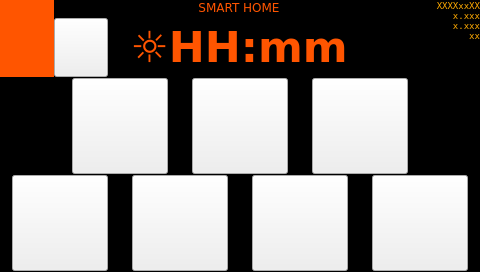
<?xml version="1.0" encoding="UTF-8"?>
<ui version="4.0">
 <class>page010</class>
 <widget class="QWidget" name="page010">
  <property name="geometry">
   <rect>
    <x>0</x>
    <y>0</y>
    <width>480</width>
    <height>272</height>
   </rect>
  </property>
  <property name="sizePolicy">
   <sizepolicy hsizetype="MinimumExpanding" vsizetype="MinimumExpanding">
    <horstretch>0</horstretch>
    <verstretch>0</verstretch>
   </sizepolicy>
  </property>
  <property name="minimumSize">
   <size>
    <width>272</width>
    <height>272</height>
   </size>
  </property>
  <property name="maximumSize">
   <size>
    <width>1280</width>
    <height>1280</height>
   </size>
  </property>
  <property name="windowTitle">
   <string notr="true">page010</string>
  </property>
  <property name="styleSheet">
   <string notr="true">QWidget#page010
{
background-color: rgb(0, 0, 0);
}</string>
  </property>
  <layout class="QVBoxLayout" name="verticalLayout_page">
   <property name="spacing">
    <number>0</number>
   </property>
   <property name="margin">
    <number>0</number>
   </property>
   <item>
    <layout class="QGridLayout" name="gridLayout_header">
     <property name="spacing">
      <number>0</number>
     </property>
     <item row="0" column="0" rowspan="3">
      <widget class="HeaderLeds" name="header_leds" native="true">
       <property name="sizePolicy">
        <sizepolicy hsizetype="MinimumExpanding" vsizetype="MinimumExpanding">
         <horstretch>0</horstretch>
         <verstretch>0</verstretch>
        </sizepolicy>
       </property>
       <property name="minimumSize">
        <size>
         <width>54</width>
         <height>72</height>
        </size>
       </property>
       <property name="styleSheet">
        <string notr="true">background-color: rgb(255, 85, 0);</string>
       </property>
      </widget>
     </item>
     <item row="1" column="4">
      <widget class="QPushButton" name="pushButton_time">
       <property name="sizePolicy">
        <sizepolicy hsizetype="MinimumExpanding" vsizetype="MinimumExpanding">
         <horstretch>0</horstretch>
         <verstretch>0</verstretch>
        </sizepolicy>
       </property>
       <property name="minimumSize">
        <size>
         <width>0</width>
         <height>54</height>
        </size>
       </property>
       <property name="font">
        <font>
         <family>DejaVu Sans</family>
         <pointsize>32</pointsize>
         <weight>75</weight>
         <bold>true</bold>
        </font>
       </property>
       <property name="focusPolicy">
        <enum>Qt::NoFocus</enum>
       </property>
       <property name="styleSheet">
        <string notr="true">background-color: rgb(0, 0, 0);
color: rgb(255, 85, 0);</string>
       </property>
       <property name="text">
        <string>☼HH:mm</string>
       </property>
       <property name="default">
        <bool>false</bool>
       </property>
       <property name="flat">
        <bool>true</bool>
       </property>
      </widget>
     </item>
     <item row="0" column="1" colspan="7">
      <widget class="QLabel" name="label_title">
       <property name="sizePolicy">
        <sizepolicy hsizetype="MinimumExpanding" vsizetype="MinimumExpanding">
         <horstretch>0</horstretch>
         <verstretch>0</verstretch>
        </sizepolicy>
       </property>
       <property name="minimumSize">
        <size>
         <width>0</width>
         <height>18</height>
        </size>
       </property>
       <property name="font">
        <font>
         <family>DejaVu Sans</family>
        </font>
       </property>
       <property name="styleSheet">
        <string notr="true">color: rgb(255, 85, 0);</string>
       </property>
       <property name="text">
        <string>SMART HOME</string>
       </property>
       <property name="alignment">
        <set>Qt::AlignHCenter|Qt::AlignTop</set>
       </property>
      </widget>
     </item>
     <item row="0" column="8" rowspan="3">
      <widget class="QLabel" name="label_versions">
       <property name="sizePolicy">
        <sizepolicy hsizetype="MinimumExpanding" vsizetype="MinimumExpanding">
         <horstretch>0</horstretch>
         <verstretch>0</verstretch>
        </sizepolicy>
       </property>
       <property name="minimumSize">
        <size>
         <width>56</width>
         <height>72</height>
        </size>
       </property>
       <property name="font">
        <font>
         <family>DejaVu Sans Mono</family>
         <pointsize>7</pointsize>
         <weight>50</weight>
         <italic>false</italic>
         <bold>false</bold>
        </font>
       </property>
       <property name="styleSheet">
        <string notr="true">color: rgb(255, 170, 0);
font: 7pt &quot;DejaVu Sans Mono&quot;;</string>
       </property>
       <property name="text">
        <string>XXXXxxXX
x.xxx
x.xxx
xx</string>
       </property>
       <property name="alignment">
        <set>Qt::AlignRight|Qt::AlignTop|Qt::AlignTrailing</set>
       </property>
      </widget>
     </item>
     <item row="1" column="5">
      <spacer name="horizontalSpacer_6">
       <property name="orientation">
        <enum>Qt::Horizontal</enum>
       </property>
       <property name="sizeType">
        <enum>QSizePolicy::MinimumExpanding</enum>
       </property>
       <property name="sizeHint" stdset="0">
        <size>
         <width>0</width>
         <height>20</height>
        </size>
       </property>
      </spacer>
     </item>
     <item row="1" column="3">
      <spacer name="horizontalSpacer">
       <property name="orientation">
        <enum>Qt::Horizontal</enum>
       </property>
       <property name="sizeType">
        <enum>QSizePolicy::MinimumExpanding</enum>
       </property>
       <property name="sizeHint" stdset="0">
        <size>
         <width>0</width>
         <height>20</height>
        </size>
       </property>
      </spacer>
     </item>
     <item row="1" column="6">
      <widget class="QPushButton" name="pushButton_home">
       <property name="sizePolicy">
        <sizepolicy hsizetype="MinimumExpanding" vsizetype="MinimumExpanding">
         <horstretch>0</horstretch>
         <verstretch>0</verstretch>
        </sizepolicy>
       </property>
       <property name="minimumSize">
        <size>
         <width>54</width>
         <height>54</height>
        </size>
       </property>
       <property name="maximumSize">
        <size>
         <width>54</width>
         <height>16777215</height>
        </size>
       </property>
       <property name="font">
        <font>
         <family>DejaVu Sans</family>
         <pointsize>8</pointsize>
        </font>
       </property>
       <property name="focusPolicy">
        <enum>Qt::NoFocus</enum>
       </property>
       <property name="text">
        <string/>
       </property>
       <property name="icon">
        <iconset resource="resources.qrc">
         <normaloff>:/icons/icons/Home.png</normaloff>:/icons/icons/Home.png</iconset>
       </property>
       <property name="iconSize">
        <size>
         <width>54</width>
         <height>54</height>
        </size>
       </property>
       <property name="flat">
        <bool>true</bool>
       </property>
      </widget>
     </item>
     <item row="1" column="2">
      <widget class="ATCMbutton" name="atcmButton_mute">
       <property name="sizePolicy">
        <sizepolicy hsizetype="MinimumExpanding" vsizetype="MinimumExpanding">
         <horstretch>0</horstretch>
         <verstretch>0</verstretch>
        </sizepolicy>
       </property>
       <property name="minimumSize">
        <size>
         <width>54</width>
         <height>54</height>
        </size>
       </property>
       <property name="font">
        <font>
         <family>DejaVu Sans</family>
        </font>
       </property>
       <property name="iconSize">
        <size>
         <width>54</width>
         <height>54</height>
        </size>
       </property>
       <property name="checkable">
        <bool>true</bool>
       </property>
       <property name="checked">
        <bool>false</bool>
       </property>
       <property name="toolTip">
        <string>PLC_mute_BlackoutDetected</string>
       </property>
       <property name="whatsThis">
        <string>ATCMbutton widget</string>
       </property>
       <property name="pageName">
        <string notr="true"/>
       </property>
       <property name="passwordVar">
        <string/>
       </property>
       <property name="statusvar">
        <string>PLC_mute_BlackoutDetected</string>
       </property>
       <property name="viewStatus">
        <bool>false</bool>
       </property>
       <property name="visibilityVar">
        <string/>
       </property>
       <property name="bgColor">
        <color alpha="0">
         <red>230</red>
         <green>230</green>
         <blue>230</blue>
        </color>
       </property>
       <property name="text">
        <string/>
       </property>
       <property name="pressText">
        <string/>
       </property>
       <property name="icon">
        <iconset resource="resources.qrc">
         <normaloff>:/icons/icons/MuteDark.png</normaloff>:/icons/icons/MuteDark.png</iconset>
       </property>
       <property name="pressIcon">
        <iconset resource="resources.qrc">
         <normaloff>:/icons/icons/Mute.png</normaloff>:/icons/icons/Mute.png</iconset>
       </property>
       <property name="borderWidth">
        <number>0</number>
       </property>
       <property name="borderRadius">
        <number>0</number>
       </property>
      </widget>
     </item>
    </layout>
   </item>
   <item>
    <spacer name="verticalSpacer_top">
     <property name="orientation">
      <enum>Qt::Vertical</enum>
     </property>
     <property name="sizeType">
      <enum>QSizePolicy::MinimumExpanding</enum>
     </property>
     <property name="sizeHint" stdset="0">
      <size>
       <width>20</width>
       <height>0</height>
      </size>
     </property>
    </spacer>
   </item>
   <item>
    <layout class="QHBoxLayout" name="horizontalLayout_first_row">
     <property name="spacing">
      <number>24</number>
     </property>
     <item>
      <spacer name="horizontalSpacer_2">
       <property name="orientation">
        <enum>Qt::Horizontal</enum>
       </property>
       <property name="sizeHint" stdset="0">
        <size>
         <width>40</width>
         <height>20</height>
        </size>
       </property>
      </spacer>
     </item>
     <item>
      <widget class="ATCMbutton" name="atcmButton_Tn_thermo">
       <property name="sizePolicy">
        <sizepolicy hsizetype="MinimumExpanding" vsizetype="MinimumExpanding">
         <horstretch>0</horstretch>
         <verstretch>0</verstretch>
        </sizepolicy>
       </property>
       <property name="minimumSize">
        <size>
         <width>96</width>
         <height>96</height>
        </size>
       </property>
       <property name="maximumSize">
        <size>
         <width>96</width>
         <height>96</height>
        </size>
       </property>
       <property name="font">
        <font>
         <family>DejaVu Sans</family>
         <pointsize>24</pointsize>
        </font>
       </property>
       <property name="iconSize">
        <size>
         <width>72</width>
         <height>72</height>
        </size>
       </property>
       <property name="toolTip">
        <string/>
       </property>
       <property name="whatsThis">
        <string>ATCMbutton widget</string>
       </property>
       <property name="pageName">
        <string notr="true">page100</string>
       </property>
       <property name="statusvar">
        <string notr="true"/>
       </property>
       <property name="viewStatus">
        <bool>false</bool>
       </property>
       <property name="visibilityVar">
        <string notr="true"/>
       </property>
       <property name="bgColor">
        <color>
         <red>0</red>
         <green>0</green>
         <blue>0</blue>
        </color>
       </property>
       <property name="borderColor">
        <color>
         <red>255</red>
         <green>128</green>
         <blue>0</blue>
        </color>
       </property>
       <property name="fontColor">
        <color>
         <red>0</red>
         <green>0</green>
         <blue>0</blue>
        </color>
       </property>
       <property name="bgPressColor">
        <color>
         <red>255</red>
         <green>128</green>
         <blue>0</blue>
        </color>
       </property>
       <property name="text">
        <string/>
       </property>
       <property name="pressText">
        <string/>
       </property>
       <property name="icon">
        <iconset resource="resources.qrc">
         <normaloff>:/icons/icons/HeatCool.png</normaloff>:/icons/icons/HeatCool.png</iconset>
       </property>
       <property name="borderWidth">
        <number>5</number>
       </property>
       <property name="borderRadius">
        <number>100</number>
       </property>
       <property name="apparence">
        <enum>QFrame::Plain</enum>
       </property>
      </widget>
     </item>
     <item>
      <widget class="ATCMbutton" name="atcmButton_Tn_lamps">
       <property name="sizePolicy">
        <sizepolicy hsizetype="MinimumExpanding" vsizetype="MinimumExpanding">
         <horstretch>0</horstretch>
         <verstretch>0</verstretch>
        </sizepolicy>
       </property>
       <property name="minimumSize">
        <size>
         <width>96</width>
         <height>96</height>
        </size>
       </property>
       <property name="maximumSize">
        <size>
         <width>96</width>
         <height>96</height>
        </size>
       </property>
       <property name="font">
        <font>
         <family>DejaVu Sans</family>
         <pointsize>24</pointsize>
        </font>
       </property>
       <property name="iconSize">
        <size>
         <width>72</width>
         <height>72</height>
        </size>
       </property>
       <property name="toolTip">
        <string/>
       </property>
       <property name="whatsThis">
        <string>ATCMbutton widget</string>
       </property>
       <property name="pageName">
        <string notr="true">page200</string>
       </property>
       <property name="statusvar">
        <string notr="true"/>
       </property>
       <property name="viewStatus">
        <bool>false</bool>
       </property>
       <property name="visibilityVar">
        <string notr="true"/>
       </property>
       <property name="bgColor">
        <color>
         <red>0</red>
         <green>0</green>
         <blue>0</blue>
        </color>
       </property>
       <property name="borderColor">
        <color>
         <red>0</red>
         <green>255</green>
         <blue>0</blue>
        </color>
       </property>
       <property name="fontColor">
        <color>
         <red>0</red>
         <green>0</green>
         <blue>0</blue>
        </color>
       </property>
       <property name="bgPressColor">
        <color>
         <red>0</red>
         <green>255</green>
         <blue>0</blue>
        </color>
       </property>
       <property name="text">
        <string/>
       </property>
       <property name="pressText">
        <string/>
       </property>
       <property name="icon">
        <iconset resource="resources.qrc">
         <normaloff>:/icons/icons/LampIcon.png</normaloff>:/icons/icons/LampIcon.png</iconset>
       </property>
       <property name="borderWidth">
        <number>5</number>
       </property>
       <property name="borderRadius">
        <number>100</number>
       </property>
       <property name="apparence">
        <enum>QFrame::Plain</enum>
       </property>
      </widget>
     </item>
     <item>
      <widget class="ATCMbutton" name="atcmButton_timers">
       <property name="sizePolicy">
        <sizepolicy hsizetype="MinimumExpanding" vsizetype="MinimumExpanding">
         <horstretch>0</horstretch>
         <verstretch>0</verstretch>
        </sizepolicy>
       </property>
       <property name="minimumSize">
        <size>
         <width>96</width>
         <height>96</height>
        </size>
       </property>
       <property name="maximumSize">
        <size>
         <width>96</width>
         <height>96</height>
        </size>
       </property>
       <property name="font">
        <font>
         <family>DejaVu Sans</family>
         <pointsize>24</pointsize>
        </font>
       </property>
       <property name="iconSize">
        <size>
         <width>72</width>
         <height>72</height>
        </size>
       </property>
       <property name="toolTip">
        <string/>
       </property>
       <property name="whatsThis">
        <string>ATCMbutton widget</string>
       </property>
       <property name="pageName">
        <string notr="true">page021</string>
       </property>
       <property name="statusvar">
        <string notr="true"/>
       </property>
       <property name="viewStatus">
        <bool>false</bool>
       </property>
       <property name="visibilityVar">
        <string notr="true"/>
       </property>
       <property name="bgColor">
        <color>
         <red>0</red>
         <green>0</green>
         <blue>0</blue>
        </color>
       </property>
       <property name="borderColor">
        <color>
         <red>59</red>
         <green>0</green>
         <blue>255</blue>
        </color>
       </property>
       <property name="fontColor">
        <color>
         <red>0</red>
         <green>0</green>
         <blue>0</blue>
        </color>
       </property>
       <property name="bgPressColor">
        <color>
         <red>59</red>
         <green>0</green>
         <blue>255</blue>
        </color>
       </property>
       <property name="text">
        <string/>
       </property>
       <property name="pressText">
        <string/>
       </property>
       <property name="icon">
        <iconset resource="resources.qrc">
         <normaloff>:/icons/icons/Chronometer.png</normaloff>:/icons/icons/Chronometer.png</iconset>
       </property>
       <property name="borderWidth">
        <number>5</number>
       </property>
       <property name="borderRadius">
        <number>100</number>
       </property>
       <property name="apparence">
        <enum>QFrame::Plain</enum>
       </property>
      </widget>
     </item>
     <item>
      <spacer name="horizontalSpacer_3">
       <property name="orientation">
        <enum>Qt::Horizontal</enum>
       </property>
       <property name="sizeHint" stdset="0">
        <size>
         <width>40</width>
         <height>20</height>
        </size>
       </property>
      </spacer>
     </item>
    </layout>
   </item>
   <item>
    <spacer name="verticalSpacer_center">
     <property name="orientation">
      <enum>Qt::Vertical</enum>
     </property>
     <property name="sizeType">
      <enum>QSizePolicy::MinimumExpanding</enum>
     </property>
     <property name="sizeHint" stdset="0">
      <size>
       <width>20</width>
       <height>0</height>
      </size>
     </property>
    </spacer>
   </item>
   <item>
    <layout class="QHBoxLayout" name="horizontalLayout_second_row">
     <property name="spacing">
      <number>24</number>
     </property>
     <item>
      <spacer name="horizontalSpacer_4">
       <property name="orientation">
        <enum>Qt::Horizontal</enum>
       </property>
       <property name="sizeHint" stdset="0">
        <size>
         <width>40</width>
         <height>20</height>
        </size>
       </property>
      </spacer>
     </item>
     <item>
      <widget class="ATCMbutton" name="atcmButton_EP_wattmeters">
       <property name="sizePolicy">
        <sizepolicy hsizetype="MinimumExpanding" vsizetype="MinimumExpanding">
         <horstretch>0</horstretch>
         <verstretch>0</verstretch>
        </sizepolicy>
       </property>
       <property name="minimumSize">
        <size>
         <width>96</width>
         <height>96</height>
        </size>
       </property>
       <property name="maximumSize">
        <size>
         <width>96</width>
         <height>96</height>
        </size>
       </property>
       <property name="font">
        <font>
         <family>DejaVu Sans</family>
         <pointsize>24</pointsize>
         <weight>75</weight>
         <bold>true</bold>
        </font>
       </property>
       <property name="iconSize">
        <size>
         <width>72</width>
         <height>72</height>
        </size>
       </property>
       <property name="toolTip">
        <string/>
       </property>
       <property name="whatsThis">
        <string>ATCMbutton widget</string>
       </property>
       <property name="pageName">
        <string notr="true">page400</string>
       </property>
       <property name="statusvar">
        <string notr="true"/>
       </property>
       <property name="viewStatus">
        <bool>false</bool>
       </property>
       <property name="visibilityVar">
        <string notr="true"/>
       </property>
       <property name="bgColor">
        <color>
         <red>0</red>
         <green>0</green>
         <blue>0</blue>
        </color>
       </property>
       <property name="borderColor">
        <color>
         <red>255</red>
         <green>0</green>
         <blue>0</blue>
        </color>
       </property>
       <property name="fontColor">
        <color>
         <red>0</red>
         <green>0</green>
         <blue>0</blue>
        </color>
       </property>
       <property name="bgPressColor">
        <color>
         <red>255</red>
         <green>0</green>
         <blue>0</blue>
        </color>
       </property>
       <property name="text">
        <string/>
       </property>
       <property name="pressText">
        <string/>
       </property>
       <property name="icon">
        <iconset resource="resources.qrc">
         <normaloff>:/icons/icons/Wattmeter.png</normaloff>:/icons/icons/Wattmeter.png</iconset>
       </property>
       <property name="borderWidth">
        <number>5</number>
       </property>
       <property name="borderRadius">
        <number>100</number>
       </property>
       <property name="apparence">
        <enum>QFrame::Plain</enum>
       </property>
      </widget>
     </item>
     <item>
      <widget class="ATCMbutton" name="atcmButton_EP_relays">
       <property name="sizePolicy">
        <sizepolicy hsizetype="MinimumExpanding" vsizetype="MinimumExpanding">
         <horstretch>0</horstretch>
         <verstretch>0</verstretch>
        </sizepolicy>
       </property>
       <property name="minimumSize">
        <size>
         <width>96</width>
         <height>96</height>
        </size>
       </property>
       <property name="maximumSize">
        <size>
         <width>96</width>
         <height>96</height>
        </size>
       </property>
       <property name="font">
        <font>
         <family>DejaVu Sans</family>
         <pointsize>24</pointsize>
        </font>
       </property>
       <property name="iconSize">
        <size>
         <width>72</width>
         <height>72</height>
        </size>
       </property>
       <property name="toolTip">
        <string/>
       </property>
       <property name="whatsThis">
        <string>ATCMbutton widget</string>
       </property>
       <property name="pageName">
        <string notr="true">page300</string>
       </property>
       <property name="statusvar">
        <string notr="true"/>
       </property>
       <property name="viewStatus">
        <bool>false</bool>
       </property>
       <property name="visibilityVar">
        <string notr="true"/>
       </property>
       <property name="bgColor">
        <color>
         <red>0</red>
         <green>0</green>
         <blue>0</blue>
        </color>
       </property>
       <property name="borderColor">
        <color>
         <red>255</red>
         <green>255</green>
         <blue>0</blue>
        </color>
       </property>
       <property name="fontColor">
        <color>
         <red>0</red>
         <green>0</green>
         <blue>0</blue>
        </color>
       </property>
       <property name="bgPressColor">
        <color>
         <red>255</red>
         <green>255</green>
         <blue>0</blue>
        </color>
       </property>
       <property name="text">
        <string/>
       </property>
       <property name="pressText">
        <string/>
       </property>
       <property name="icon">
        <iconset resource="resources.qrc">
         <normaloff>:/icons/icons/Flash.png</normaloff>:/icons/icons/Flash.png</iconset>
       </property>
       <property name="borderWidth">
        <number>5</number>
       </property>
       <property name="borderRadius">
        <number>100</number>
       </property>
       <property name="apparence">
        <enum>QFrame::Plain</enum>
       </property>
      </widget>
     </item>
     <item>
      <widget class="ATCMbutton" name="atcmButton_settings">
       <property name="sizePolicy">
        <sizepolicy hsizetype="MinimumExpanding" vsizetype="MinimumExpanding">
         <horstretch>0</horstretch>
         <verstretch>0</verstretch>
        </sizepolicy>
       </property>
       <property name="minimumSize">
        <size>
         <width>96</width>
         <height>96</height>
        </size>
       </property>
       <property name="maximumSize">
        <size>
         <width>96</width>
         <height>96</height>
        </size>
       </property>
       <property name="font">
        <font>
         <family>DejaVu Sans</family>
         <pointsize>24</pointsize>
        </font>
       </property>
       <property name="iconSize">
        <size>
         <width>72</width>
         <height>72</height>
        </size>
       </property>
       <property name="styleSheet">
        <string notr="true"/>
       </property>
       <property name="toolTip">
        <string/>
       </property>
       <property name="whatsThis">
        <string>ATCMbutton widget</string>
       </property>
       <property name="pageName">
        <string notr="true">page011</string>
       </property>
       <property name="passwordVar">
        <string>PLC_ConfigPassword</string>
       </property>
       <property name="statusvar">
        <string notr="true"/>
       </property>
       <property name="viewStatus">
        <bool>false</bool>
       </property>
       <property name="visibilityVar">
        <string notr="true"/>
       </property>
       <property name="bgColor">
        <color>
         <red>0</red>
         <green>0</green>
         <blue>0</blue>
        </color>
       </property>
       <property name="borderColor">
        <color>
         <red>0</red>
         <green>127</green>
         <blue>127</blue>
        </color>
       </property>
       <property name="fontColor">
        <color>
         <red>0</red>
         <green>0</green>
         <blue>0</blue>
        </color>
       </property>
       <property name="bgPressColor">
        <color>
         <red>0</red>
         <green>255</green>
         <blue>255</blue>
        </color>
       </property>
       <property name="text">
        <string/>
       </property>
       <property name="pressText">
        <string/>
       </property>
       <property name="icon">
        <iconset resource="resources.qrc">
         <normaloff>:/icons/icons/Settings.png</normaloff>:/icons/icons/Settings.png</iconset>
       </property>
       <property name="borderWidth">
        <number>5</number>
       </property>
       <property name="borderRadius">
        <number>100</number>
       </property>
       <property name="apparence">
        <enum>QFrame::Plain</enum>
       </property>
      </widget>
     </item>
     <item>
      <widget class="ATCMbutton" name="atcmButton_BA">
       <property name="sizePolicy">
        <sizepolicy hsizetype="MinimumExpanding" vsizetype="MinimumExpanding">
         <horstretch>0</horstretch>
         <verstretch>0</verstretch>
        </sizepolicy>
       </property>
       <property name="minimumSize">
        <size>
         <width>96</width>
         <height>96</height>
        </size>
       </property>
       <property name="maximumSize">
        <size>
         <width>96</width>
         <height>96</height>
        </size>
       </property>
       <property name="font">
        <font>
         <family>DejaVu Sans</family>
         <pointsize>24</pointsize>
        </font>
       </property>
       <property name="iconSize">
        <size>
         <width>72</width>
         <height>72</height>
        </size>
       </property>
       <property name="toolTip">
        <string/>
       </property>
       <property name="whatsThis">
        <string>ATCMbutton widget</string>
       </property>
       <property name="pageName">
        <string notr="true">page500</string>
       </property>
       <property name="passwordVar">
        <string>PLC_BA_password</string>
       </property>
       <property name="statusvar">
        <string/>
       </property>
       <property name="viewStatus">
        <bool>false</bool>
       </property>
       <property name="visibilityVar">
        <string/>
       </property>
       <property name="bgColor">
        <color>
         <red>0</red>
         <green>0</green>
         <blue>0</blue>
        </color>
       </property>
       <property name="borderColor">
        <color>
         <red>128</red>
         <green>0</green>
         <blue>255</blue>
        </color>
       </property>
       <property name="fontColor">
        <color>
         <red>0</red>
         <green>0</green>
         <blue>0</blue>
        </color>
       </property>
       <property name="bgPressColor">
        <color>
         <red>128</red>
         <green>0</green>
         <blue>255</blue>
        </color>
       </property>
       <property name="text">
        <string/>
       </property>
       <property name="pressText">
        <string/>
       </property>
       <property name="icon">
        <iconset resource="resources.qrc">
         <normaloff>:/icons/icons/Antifurto.png</normaloff>:/icons/icons/Antifurto.png</iconset>
       </property>
       <property name="borderWidth">
        <number>5</number>
       </property>
       <property name="borderRadius">
        <number>100</number>
       </property>
       <property name="apparence">
        <enum>QFrame::Plain</enum>
       </property>
      </widget>
     </item>
     <item>
      <spacer name="horizontalSpacer_5">
       <property name="orientation">
        <enum>Qt::Horizontal</enum>
       </property>
       <property name="sizeHint" stdset="0">
        <size>
         <width>40</width>
         <height>20</height>
        </size>
       </property>
      </spacer>
     </item>
    </layout>
   </item>
   <item>
    <spacer name="verticalSpacer_bottom">
     <property name="orientation">
      <enum>Qt::Vertical</enum>
     </property>
     <property name="sizeType">
      <enum>QSizePolicy::MinimumExpanding</enum>
     </property>
     <property name="sizeHint" stdset="0">
      <size>
       <width>20</width>
       <height>0</height>
      </size>
     </property>
    </spacer>
   </item>
  </layout>
 </widget>
 <customwidgets>
  <customwidget>
   <class>ATCMbutton</class>
   <extends>QPushButton</extends>
   <header>atcmplugin.h</header>
  </customwidget>
  <customwidget>
   <class>HeaderLeds</class>
   <extends>QWidget</extends>
   <header>headerleds.h</header>
   <container>1</container>
  </customwidget>
 </customwidgets>
 <resources>
  <include location="resources.qrc"/>
 </resources>
 <connections>
  <connection>
   <sender>atcmButton_EP_relays</sender>
   <signal>newPage(const char*,bool)</signal>
   <receiver>page010</receiver>
   <slot>goto_page(const char*,bool)</slot>
   <hints>
    <hint type="sourcelabel">
     <x>20</x>
     <y>20</y>
    </hint>
    <hint type="destinationlabel">
     <x>20</x>
     <y>20</y>
    </hint>
   </hints>
  </connection>
  <connection>
   <sender>atcmButton_BA</sender>
   <signal>newPage(const char*,bool)</signal>
   <receiver>page010</receiver>
   <slot>goto_page(const char*,bool)</slot>
   <hints>
    <hint type="sourcelabel">
     <x>20</x>
     <y>20</y>
    </hint>
    <hint type="destinationlabel">
     <x>20</x>
     <y>20</y>
    </hint>
   </hints>
  </connection>
  <connection>
   <sender>atcmButton_Tn_thermo</sender>
   <signal>newPage(const char*,bool)</signal>
   <receiver>page010</receiver>
   <slot>goto_page(const char*,bool)</slot>
   <hints>
    <hint type="sourcelabel">
     <x>20</x>
     <y>20</y>
    </hint>
    <hint type="destinationlabel">
     <x>20</x>
     <y>20</y>
    </hint>
   </hints>
  </connection>
  <connection>
   <sender>atcmButton_Tn_lamps</sender>
   <signal>newPage(const char*,bool)</signal>
   <receiver>page010</receiver>
   <slot>goto_page(const char*,bool)</slot>
   <hints>
    <hint type="sourcelabel">
     <x>20</x>
     <y>20</y>
    </hint>
    <hint type="destinationlabel">
     <x>20</x>
     <y>20</y>
    </hint>
   </hints>
  </connection>
  <connection>
   <sender>atcmButton_timers</sender>
   <signal>newPage(const char*,bool)</signal>
   <receiver>page010</receiver>
   <slot>goto_page(const char*,bool)</slot>
   <hints>
    <hint type="sourcelabel">
     <x>20</x>
     <y>20</y>
    </hint>
    <hint type="destinationlabel">
     <x>20</x>
     <y>20</y>
    </hint>
   </hints>
  </connection>
  <connection>
   <sender>atcmButton_settings</sender>
   <signal>newPage(const char*,bool)</signal>
   <receiver>page010</receiver>
   <slot>goto_page(const char*,bool)</slot>
   <hints>
    <hint type="sourcelabel">
     <x>20</x>
     <y>20</y>
    </hint>
    <hint type="destinationlabel">
     <x>20</x>
     <y>20</y>
    </hint>
   </hints>
  </connection>
  <connection>
   <sender>atcmButton_EP_wattmeters</sender>
   <signal>newPage(const char*,bool)</signal>
   <receiver>page010</receiver>
   <slot>goto_page(const char*,bool)</slot>
   <hints>
    <hint type="sourcelabel">
     <x>20</x>
     <y>20</y>
    </hint>
    <hint type="destinationlabel">
     <x>20</x>
     <y>20</y>
    </hint>
   </hints>
  </connection>
 </connections>
 <slots>
  <slot>goto_page(const char*,bool)</slot>
 </slots>
</ui>
